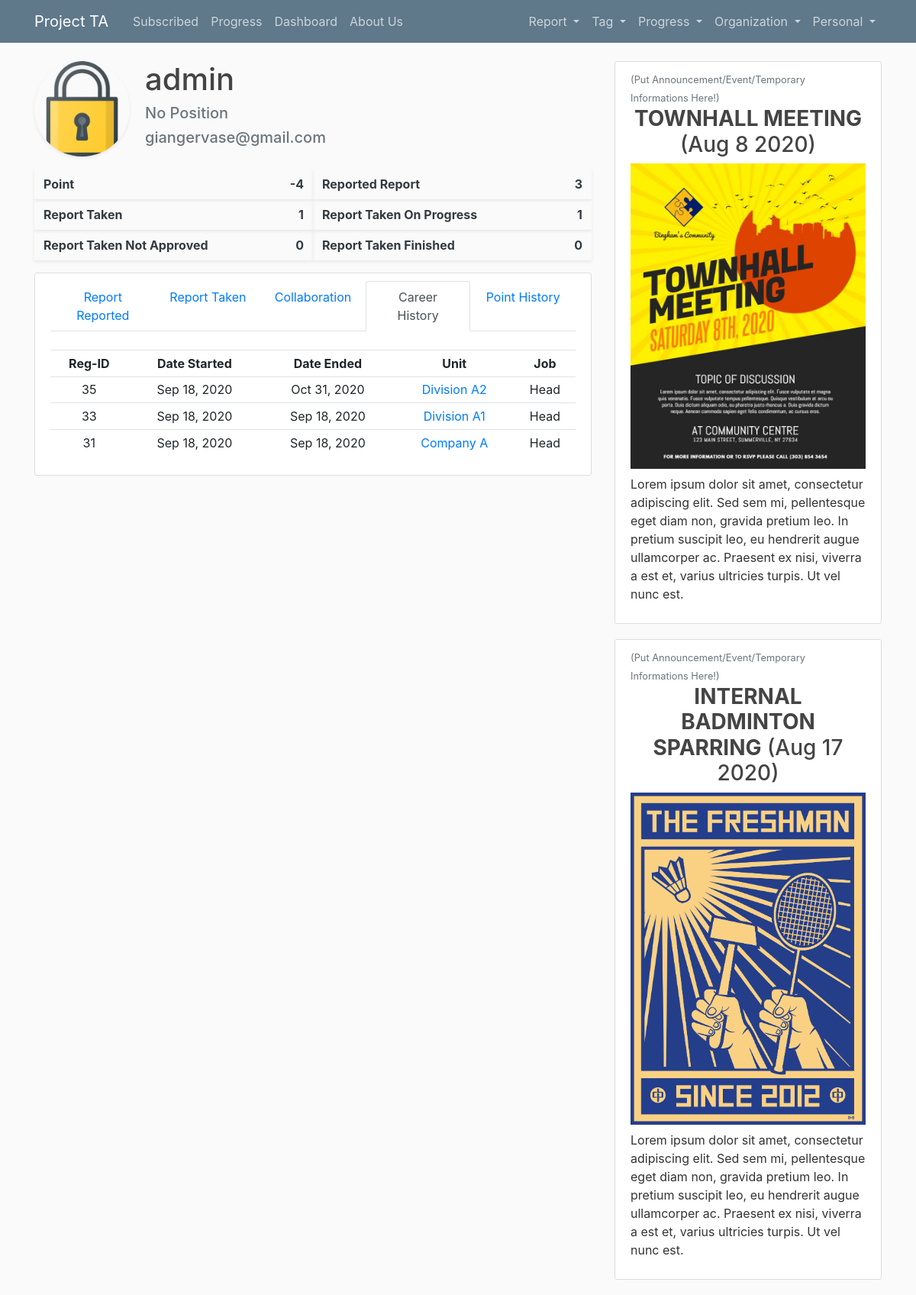
/user/admin/career/ (signed in), run on an earlier commit of the app's database.
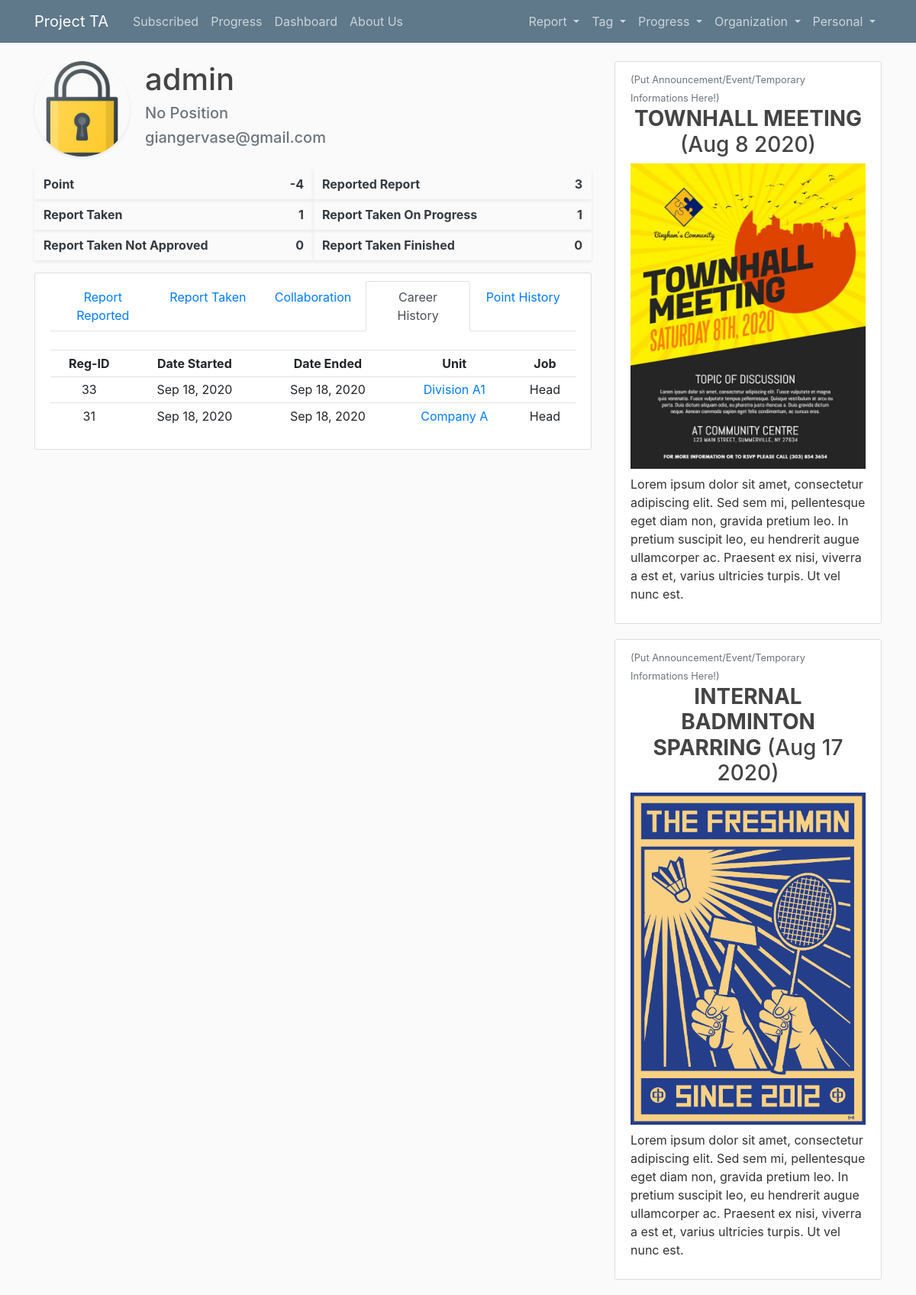
And on a later commit of the database.
### user/models.py (models this page shows, shortened)
class CareerHistory(models.Model):
    user = models.ForeignKey(User, on_delete=models.SET_NULL, null=True, blank=True)
    unit = models.ForeignKey(Unit, on_delete=models.SET_NULL, null=True, blank=True)
    job = models.CharField(max_length=100, null=True, blank=True)
    date_started = models.DateTimeField(null=True, blank=True)
    date_ended = models.DateTimeField(null=True, blank=True)

class Unit(models.Model):
    class Status(models.IntegerChoices):
        Inactive = 0
        Active = 1
    name = models.CharField(max_length=100, null=True)
    superior = models.ForeignKey("self", on_delete=models.SET_NULL, related_name='subordinate_set', null=True)
    head = models.OneToOneField(User, on_delete=models.SET_NULL, null=True, blank=True)
    date_created = models.DateTimeField(default=timezone.now, null=True, blank=True)
    date_deactivated = models.DateTimeField(null=True, blank=True)
    status = models.IntegerField(choices=Status.choices, default=1, null=True, blank=True)
    def __str__(self):
        return f'{self.name}'

### report/views.py (the view, shortened to what this page needs)
# urls.py: path('user/<str:username>/career/', reportview.UserCareerListView.as_view(), name='user-career'),
class UserCareerListView(LoginRequiredMixin, UserPassesTestMixin, ListView):
    model = CareerHistory
    template_name = 'report/user_career.html'
    paginate_by = 20
    def get_queryset(self):
        user = get_object_or_404(User, username=self.kwargs.get('username'))
        queryset = CareerHistory.objects.filter(user = user)
        queryset = queryset.annotate(
            incumbent = Case(
                When(date_ended=None, then=Value(1)),
                default = 0,
                output_field=IntegerField()
            )
        ).order_by('-incumbent','-date_started')
        return queryset
    def get_context_data(self, **kwargs):
        context = super().get_context_data(**kwargs)
        user = get_object_or_404(User, username=self.kwargs.get('username'))
        context['selected_user'] = user
        context['position'] = CareerHistory.objects.filter(user = user).filter(date_ended = None)
        if (not context['position']) or (self.request.user == user ) or (user.profile.level() > self.request.user.profile.level()):
            temp = []
            temp.append(user.profile.point())
            temp.append(user.report_set.count())
            temp.append(user.reporttaken_set.count())
            temp.append(user.reporttaken_set.filter(progress__lte = 3).count() + user.reporttaken_set.filter(progress = 5).count())
            temp.append(user.reporttaken_set.filter(progress = 4).count())
            temp.append(user.reporttaken_set.filter(progress__gte = 6).count())
            context['stats'] = temp
        signed_in_user = self.request.user
        test_dict = auth_template(signed_in_user)
        context['template_test'] = test_dict['template_test']
        if user == self.request.user:
            context['feature_test'] = [True for i in Auth.Feature]
        else :
            context['feature_test'] = test_dict['auth_test_list']
        return context
    def test_func(self):
        user = get_object_or_404(User, username=self.kwargs.get('username'))
        if user == self.request.user:
            return True
        return auth_test(self.request.user, 5) or auth_test(self.request.user, 6)

### report/views.py (called while the page is built, shortened)
def auth_test(user, featurenum):
    if user.is_superuser:
        return True

### user/models.py (called while the page is built)
    def level(self):
        if self.unit:
            return self.unit.level() + 1
        else:
            if self.user.unit:
                return self.user.unit.level()
            else:
                return '-'

    def point(self):
        temp = PointHistory.objects.filter(user__pk=self.user.pk)
        if temp:
            return temp.aggregate(points=Sum('point'))['points']
        else:
            return 0

### report/templates/report/user_career.html (shortened to what the changed rows need)
{% extends 'base.html' %}
{% block content %}
<div class="media">
    <div class="media-body">
        <h2 class="account-heading">{{ selected_user.username}}</h2>
    </div>
</div>
<article class="media content-section">
    <div class="media-body">
<div class="tab-content mt-4">
    <div class="table-responsive">
<table class="table table-sm table-hover">
    <tr>
        <th style="text-align:center">Reg-ID</th>
        <th style="text-align:center">Date Started</th>
        <th style="text-align:center">Date Ended</th>
        <th style="text-align:center">Unit</th>
        <th style="text-align:center">Job</th>
    </tr>
    {% for object in object_list %}
    <tr>
        <td class="align-middle"  style="text-align:center">
            {{ object.id }}
        </td>
        <td class="align-middle"  style="text-align:center">
            {{ object.date_started|date:"M d, Y" }}
        </td>
        <td class="align-middle"  style="text-align:center">
            {% if object.incumbent %}
                <button type="button" class="btn btn-sm btn-primary" disabled> Incumbent </button>
            {% else %}
                {{ object.date_ended|date:"M d, Y" }}
            {% endif %}
        </td>
        <td class="align-middle"  style="text-align:center">
            <a href="{% url 'unit-detail' object.unit.id %}" >{{ object.unit }}</a>
        </td>
        <td class="align-middle"  style="text-align:center">
            {{ object.job }}
        </td>
    </tr>
    {% endfor %}
</table>
    </div>
    </div>
    </div>
</article>
{% endblock %}

What changed in the data, as far as the page shows it:
no longer on this page (row edited): CareerHistory: id "35", date_started "Sep 18, 2020", date_ended "Oct 31, 2020", unit "Division A2", job "Head"
